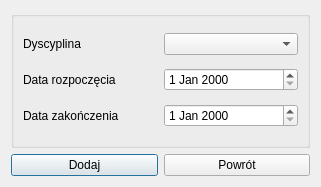
<?xml version="1.0" encoding="UTF-8"?>
<ui version="4.0">
 <class>Okno_edycjaSezonu</class>
 <widget class="QDialog" name="Okno_edycjaSezonu">
  <property name="geometry">
   <rect>
    <x>0</x>
    <y>0</y>
    <width>321</width>
    <height>187</height>
   </rect>
  </property>
  <property name="windowTitle">
   <string>Edycja sezonu</string>
  </property>
  <layout class="QVBoxLayout" name="verticalLayout">
   <item>
    <widget class="QGroupBox" name="groupBox">
     <property name="title">
      <string/>
     </property>
     <layout class="QGridLayout" name="gridLayout">
      <item row="0" column="0">
       <widget class="QLabel" name="label">
        <property name="text">
         <string>Dyscyplina</string>
        </property>
       </widget>
      </item>
      <item row="0" column="1">
       <widget class="QComboBox" name="comboBox"/>
      </item>
      <item row="1" column="0">
       <widget class="QLabel" name="label_2">
        <property name="text">
         <string>Data rozpoczęcia</string>
        </property>
       </widget>
      </item>
      <item row="1" column="1">
       <widget class="QDateEdit" name="dateEdit"/>
      </item>
      <item row="2" column="0">
       <widget class="QLabel" name="label_3">
        <property name="text">
         <string>Data zakończenia</string>
        </property>
       </widget>
      </item>
      <item row="2" column="1">
       <widget class="QDateEdit" name="dateEdit_2"/>
      </item>
     </layout>
    </widget>
   </item>
   <item>
    <layout class="QHBoxLayout" name="horizontalLayout">
     <item>
      <widget class="QPushButton" name="pushButton">
       <property name="text">
        <string>Dodaj</string>
       </property>
      </widget>
     </item>
     <item>
      <widget class="QPushButton" name="pushButton_2">
       <property name="text">
        <string>Powrót</string>
       </property>
      </widget>
     </item>
    </layout>
   </item>
  </layout>
 </widget>
 <resources/>
 <connections/>
</ui>
